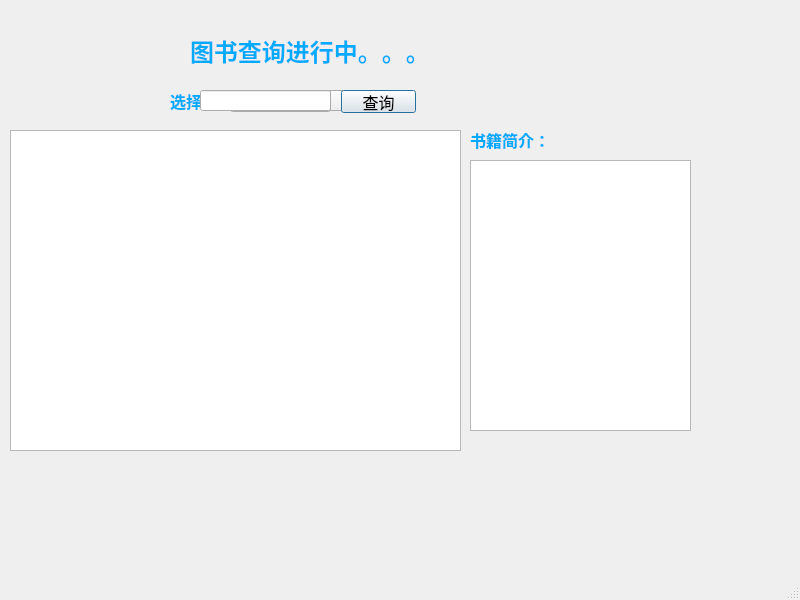
<?xml version="1.0" encoding="UTF-8"?>
<ui version="4.0">
 <class>SearchWindow</class>
 <widget class="QMainWindow" name="SearchWindow">
  <property name="geometry">
   <rect>
    <x>0</x>
    <y>0</y>
    <width>800</width>
    <height>600</height>
   </rect>
  </property>
  <property name="windowTitle">
   <string>书籍查询</string>
  </property>
  <widget class="QWidget" name="centralwidget">
   <widget class="QComboBox" name="choose">
    <property name="geometry">
     <rect>
      <x>290</x>
      <y>90</y>
      <width>101</width>
      <height>21</height>
     </rect>
    </property>
    <property name="font">
     <font>
      <pointsize>12</pointsize>
     </font>
    </property>
    <item>
     <property name="text">
      <string>无</string>
     </property>
    </item>
    <item>
     <property name="text">
      <string>图书编号</string>
     </property>
    </item>
    <item>
     <property name="text">
      <string>图书名称</string>
     </property>
    </item>
    <item>
     <property name="text">
      <string>归属学科</string>
     </property>
    </item>
   </widget>
   <widget class="QLabel" name="l3">
    <property name="geometry">
     <rect>
      <x>110</x>
      <y>90</y>
      <width>81</width>
      <height>20</height>
     </rect>
    </property>
    <property name="font">
     <font>
      <pointsize>11</pointsize>
      <weight>75</weight>
      <bold>true</bold>
     </font>
    </property>
    <property name="styleSheet">
     <string notr="true">color: rgb(0, 170, 255);</string>
    </property>
    <property name="text">
     <string/>
    </property>
   </widget>
   <widget class="QComboBox" name="subject">
    <property name="geometry">
     <rect>
      <x>230</x>
      <y>90</y>
      <width>101</width>
      <height>22</height>
     </rect>
    </property>
    <property name="font">
     <font>
      <pointsize>12</pointsize>
     </font>
    </property>
    <item>
     <property name="text">
      <string>计算机</string>
     </property>
    </item>
    <item>
     <property name="text">
      <string>航空</string>
     </property>
    </item>
    <item>
     <property name="text">
      <string>航海</string>
     </property>
    </item>
    <item>
     <property name="text">
      <string>马克思</string>
     </property>
    </item>
   </widget>
   <widget class="QPushButton" name="bsearch">
    <property name="geometry">
     <rect>
      <x>341</x>
      <y>90</y>
      <width>75</width>
      <height>23</height>
     </rect>
    </property>
    <property name="font">
     <font>
      <pointsize>12</pointsize>
     </font>
    </property>
    <property name="text">
     <string>查询</string>
    </property>
    <property name="checkable">
     <bool>false</bool>
    </property>
    <property name="autoRepeat">
     <bool>false</bool>
    </property>
    <property name="autoDefault">
     <bool>false</bool>
    </property>
    <property name="default">
     <bool>true</bool>
    </property>
    <property name="flat">
     <bool>false</bool>
    </property>
   </widget>
   <widget class="QPlainTextEdit" name="intro">
    <property name="geometry">
     <rect>
      <x>470</x>
      <y>160</y>
      <width>221</width>
      <height>271</height>
     </rect>
    </property>
    <property name="palette">
     <palette>
      <active>
       <colorrole role="WindowText">
        <brush brushstyle="SolidPattern">
         <color alpha="255">
          <red>255</red>
          <green>155</green>
          <blue>170</blue>
         </color>
        </brush>
       </colorrole>
       <colorrole role="Text">
        <brush brushstyle="SolidPattern">
         <color alpha="255">
          <red>255</red>
          <green>155</green>
          <blue>170</blue>
         </color>
        </brush>
       </colorrole>
       <colorrole role="ButtonText">
        <brush brushstyle="SolidPattern">
         <color alpha="255">
          <red>255</red>
          <green>155</green>
          <blue>170</blue>
         </color>
        </brush>
       </colorrole>
      </active>
      <inactive>
       <colorrole role="WindowText">
        <brush brushstyle="SolidPattern">
         <color alpha="255">
          <red>255</red>
          <green>155</green>
          <blue>170</blue>
         </color>
        </brush>
       </colorrole>
       <colorrole role="Text">
        <brush brushstyle="SolidPattern">
         <color alpha="255">
          <red>255</red>
          <green>155</green>
          <blue>170</blue>
         </color>
        </brush>
       </colorrole>
       <colorrole role="ButtonText">
        <brush brushstyle="SolidPattern">
         <color alpha="255">
          <red>255</red>
          <green>155</green>
          <blue>170</blue>
         </color>
        </brush>
       </colorrole>
      </inactive>
      <disabled>
       <colorrole role="WindowText">
        <brush brushstyle="SolidPattern">
         <color alpha="255">
          <red>255</red>
          <green>155</green>
          <blue>170</blue>
         </color>
        </brush>
       </colorrole>
       <colorrole role="Text">
        <brush brushstyle="SolidPattern">
         <color alpha="255">
          <red>255</red>
          <green>155</green>
          <blue>170</blue>
         </color>
        </brush>
       </colorrole>
       <colorrole role="ButtonText">
        <brush brushstyle="SolidPattern">
         <color alpha="255">
          <red>255</red>
          <green>155</green>
          <blue>170</blue>
         </color>
        </brush>
       </colorrole>
      </disabled>
     </palette>
    </property>
    <property name="font">
     <font>
      <pointsize>12</pointsize>
      <weight>50</weight>
      <bold>false</bold>
     </font>
    </property>
    <property name="layoutDirection">
     <enum>Qt::LeftToRight</enum>
    </property>
    <property name="autoFillBackground">
     <bool>true</bool>
    </property>
    <property name="styleSheet">
     <string notr="true">color: rgb(0, 170, 255);color: rgb(255, 155, 170);
background-image: url(:/new/prefix1/xingkong2.JPG);
</string>
    </property>
    <property name="frameShadow">
     <enum>QFrame::Raised</enum>
    </property>
    <property name="textInteractionFlags">
     <set>Qt::TextSelectableByKeyboard|Qt::TextSelectableByMouse</set>
    </property>
   </widget>
   <widget class="QLabel" name="l1">
    <property name="geometry">
     <rect>
      <x>190</x>
      <y>30</y>
      <width>291</width>
      <height>41</height>
     </rect>
    </property>
    <property name="font">
     <font>
      <pointsize>18</pointsize>
      <weight>75</weight>
      <bold>true</bold>
     </font>
    </property>
    <property name="styleSheet">
     <string notr="true">color: rgb(0, 170, 255);</string>
    </property>
    <property name="text">
     <string>图书查询进行中。。。</string>
    </property>
   </widget>
   <widget class="QLabel" name="label_2">
    <property name="geometry">
     <rect>
      <x>470</x>
      <y>130</y>
      <width>111</width>
      <height>20</height>
     </rect>
    </property>
    <property name="font">
     <font>
      <pointsize>12</pointsize>
      <weight>75</weight>
      <bold>true</bold>
     </font>
    </property>
    <property name="styleSheet">
     <string notr="true">color: rgb(0, 170, 255);</string>
    </property>
    <property name="text">
     <string>书籍简介：</string>
    </property>
   </widget>
   <widget class="QLabel" name="l2">
    <property name="geometry">
     <rect>
      <x>170</x>
      <y>90</y>
      <width>111</width>
      <height>21</height>
     </rect>
    </property>
    <property name="font">
     <font>
      <pointsize>12</pointsize>
      <weight>75</weight>
      <bold>true</bold>
     </font>
    </property>
    <property name="styleSheet">
     <string notr="true">color: rgb(0, 170, 255);</string>
    </property>
    <property name="text">
     <string>选择查询方式：</string>
    </property>
   </widget>
   <widget class="QLineEdit" name="bookname">
    <property name="geometry">
     <rect>
      <x>200</x>
      <y>90</y>
      <width>131</width>
      <height>21</height>
     </rect>
    </property>
   </widget>
   <widget class="QTableView" name="result">
    <property name="geometry">
     <rect>
      <x>10</x>
      <y>130</y>
      <width>451</width>
      <height>321</height>
     </rect>
    </property>
    <property name="font">
     <font>
      <pointsize>10</pointsize>
      <weight>75</weight>
      <bold>true</bold>
     </font>
    </property>
    <property name="styleSheet">
     <string notr="true">color: rgb(0, 170, 255);color: rgb(255, 155, 170);
background-image: url(:/new/prefix1/xingkong2.JPG);


</string>
    </property>
    <property name="frameShadow">
     <enum>QFrame::Raised</enum>
    </property>
   </widget>
  </widget>
  <widget class="QMenuBar" name="menubar">
   <property name="geometry">
    <rect>
     <x>0</x>
     <y>0</y>
     <width>800</width>
     <height>22</height>
    </rect>
   </property>
  </widget>
  <widget class="QStatusBar" name="statusbar"/>
 </widget>
 <resources/>
 <connections/>
</ui>
